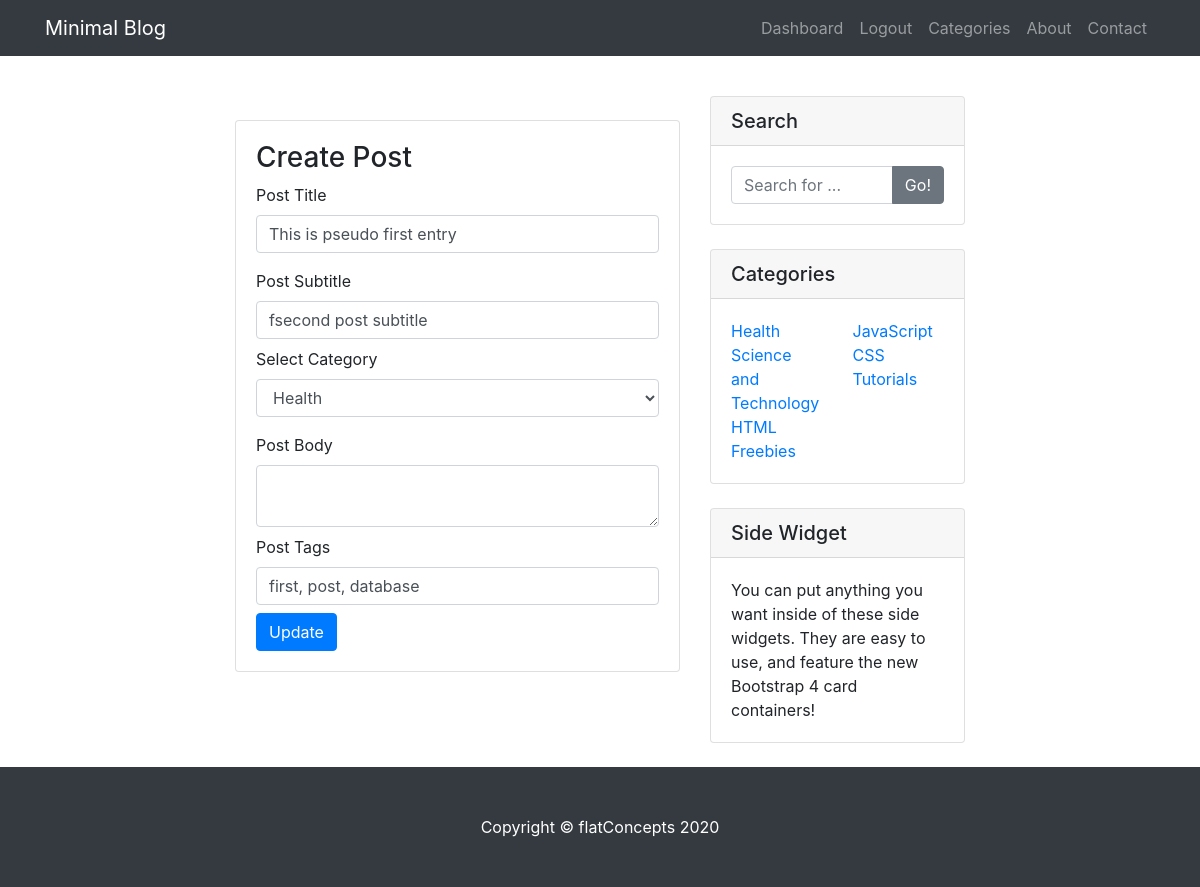
The app's page /post/edit/2/ (signed in) with its own data.
### models.py (models this page shows, shortened)
class Post(db.Model, UserMixin):
    __tablename__ = 'post'
    id = db.Column(db.Integer,
                   primary_key=True)
    title = db.Column(db.String(200),
                      nullable=False,
                      unique=False)
    subtitle = db.Column(db.String(200),
                         unique=False,
                         nullable=True)
    body = db.Column(db.Text,
                     unique=False,
                     nullable=False)
    date_created = db.Column(db.String,
                             nullable=False,
                             default=datetime.now())
    tags = db.Column(db.String(50),
                     unique=False,
                     nullable=True)
    author_id = db.Column(db.Integer,
                          db.ForeignKey('users.id'),
                          nullable=False)
    category_id = db.Column(db.Integer,
                            db.ForeignKey('categories.id'),
                            nullable=False)

class Category(db.Model, UserMixin):
    __tablename__ = 'categories'
    id = db.Column(db.Integer,
                   primary_key=True)
    name = db.Column(db.String,
                     nullable=False,
                     unique=True)
    description = db.Column(db.Text,
                            unique=False,
                            nullable=False)
    members = db.relationship('Post', backref=db.backref('category'))
    def __repr__(self):
        return '<Category {}>'.format(self.name)

### app.py (the view, shortened to what this page needs)
@app.route('/post/edit/<int:post_id>/', methods=['GET', 'POST'])
@login_required
def editPost(post_id):
    form = postForm()
    search = searchForm()
    post = db.session.query(Post).filter_by(id=post_id).one()
    print(post.body)
    return render_template('editpost.html', form=form, search=search, categories=categories_, post=post)

### forms.py
class postForm(FlaskForm):
    title = StringField('Post Title', validators=[
                        InputRequired('post title required')])
    subtitle = StringField('Post Subtitle')
    category = SelectField('Select Category', choices=[
                           (name, name) for name in categories_])
    body = TextAreaField('Post Body', validators=[
                         InputRequired('password field cannot be empty')])
    tags = StringField('Post Tags')
    submit = SubmitField('Submit')

class searchForm(FlaskForm):
    field = StringField()
    go = SubmitField('Go!')

### app.py (called while the page is built)
@login_manager.user_loader
def load(user_id):
    return User.query.get(int(user_id))

### templates/editpost.html (shortened to what this page needs)
{% extends 'base.html' %}
{% block content %}
<div class="container" , style="margin-top: 40px;">
    <div class="row">
        <div class="col-lg-2"></div>
        <div class="col-lg-5 mb-4">
            <div class="card my-4">
                <div class="card-body">
                    <h3>Create Post</h3>
                    <form action="{{url_for('editPost', post_id = post.id)}}" method="POST">
                        <div class="control-group form-group">
                            <div class="controls">
                                {{ form.title.label }}
                                {{ form.title(class='form-control', value= post.title ) }}
                            </div>
                        </div>
                        <div class="control-group form-group mb-2">
                            <div class="controls">
                                {{ form.subtitle.label }}
                                {{ form.subtitle(class='form-control', value= post.subtitle )}}
                            </div>
                        </div>
                        <div class="control-group form-group mb-2">
                            <div class="form-group">
                                {{ form.category.label }}
                                {{ form.category(class='form-control', selected = post.category) }}
                            </div>
                        </div>
                        <div class="control-group form-group mb-2">
                            <div class="controls">
                                {{ form.body.label }}
                                {{ form.body(class='form-control', values= post.body) }}
                            </div>
                        </div>
                        <div class="control-group form-group mb-2">
                            <div class="controls">
                                {{ form.tags.label }}
                                {{ form.tags(class='form-control', value= post.tags) }}
                            </div>
                        </div>
                        {{ form.submit(class = 'btn btn-primary', value='Update') }}
                    </form>
                </div>
            </div>
        </div>
        <div class="col-md-3">
            <div class="card mb-4">
                <h5 class="card-header">Search</h5>
                <div class="card-body">
                    <form action="{{ url_for('search') }}" method="GET">
                        <div class="input-group">
                            {{ search.field(placeholder = 'Search for ...', class = 'form-control')}}
                            <span class="input-group-append">
                                {{ search.go( class = 'btn btn-secondary') }}
                            </span>
                        </div>
                    </form>
                </div>
            </div>
            <div class="card my-4">
                <h5 class="card-header">Categories</h5>
                <div class="card-body">
                    <div class="row">
                        <div class="col-lg-6">
                            <ul class="list-unstyled mb-0">
                                {% for category in categories %}
                                <li>
                                    <a href="#">{{ category }}</a>
                                </li>
                                {% endfor %}
                                <li>
                                    <a href="#">HTML</a>
                                </li>
                                <li>
                                    <a href="#">Freebies</a>
                                </li>
                            </ul>
                        </div>
                        <div class="col-lg-6">
                            <ul class="list-unstyled mb-0">
                                <li>
                                    <a href="#">JavaScript</a>
                                </li>
                                <li>
                                    <a href="#">CSS</a>
                                </li>
                                <li>
                                    <a href="#">Tutorials</a>
                                </li>
                            </ul>
                        </div>
                    </div>
                </div>
            </div>
            <div class="card my-4">
                <h5 class="card-header">Side Widget</h5>
                <div class="card-body">
                    You can put anything you want inside of these side widgets. They are easy to use, and feature the
                    new Bootstrap 4 card containers!
                </div>
            </div>
        </div>
        <div class="col-lg-2"></div>
    </div>
</div>
{% endblock %}

### static/css/main.css (style rules this page uses)
body { padding-top: 56px; }

### records on screen
Post: title "This is pseudo first entry", subtitle "fsecond post subtitle", category "Health", tags "first, post, database"
Category: name "Health"
Category: name "Science and Technology"
